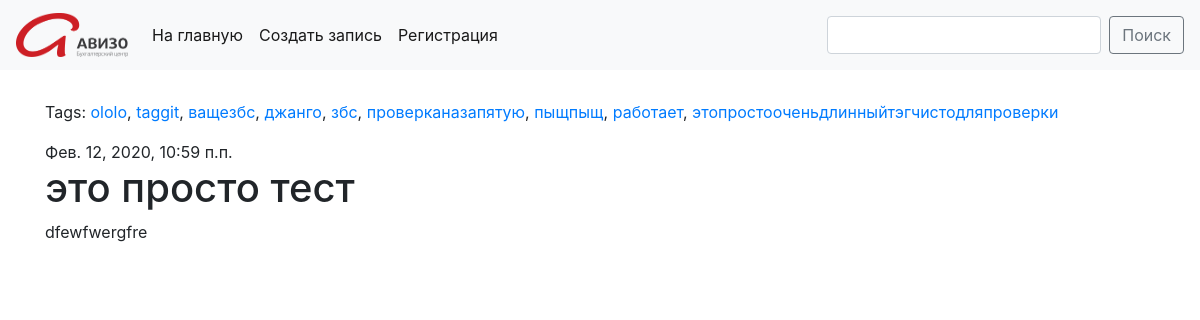
Screenshot of /post/53/ with the database file from the repository.
### blog/models.py (models this page shows, shortened)
class Post(models.Model):
    author = models.ForeignKey(settings.AUTH_USER_MODEL, on_delete=models.CASCADE)
    title = models.CharField(max_length=200)
    text = models.TextField()
    created_date = models.DateTimeField(default=timezone.now)
    published_date = models.DateTimeField(blank=True, null=True)
    tags = TaggableManager(through=RuTaggedItem)

### blog/views.py (the view)
# urls.py: path('post/<int:pk>/', views.PostDetailView.as_view(), name='post_detail'),
class PostDetailView(View):
    def get(self, request, pk):
        post = get_object_or_404(Post, pk=pk)
        return render(request, 'blog/post_detail.html', {'post': post})

### blog/templates/blog/post_detail.html
{% extends 'blog/base.html' %}
{% block content %}
    <div class="post">
        <p class="tags">Tags: {% for tag in post.tags.all %}<a href="{% url 'post_list_by_tag' tag.slug %}">{{ tag.name }}</a>{% if not forloop.last %}, {% endif %} {% endfor %}</p>
        {% if post.published_date %}
            <div class="date">
                {{ post.published_date }}
            </div>
        {% endif %}
        <h1>{{ post.title }}</h1>
        <p>{{ post.text|linebreaksbr }}</p>
    </div>
{% endblock %}

### rows the page displays
Tag: name "ololo"
Tag: name "taggit"
Tag: name "ващезбс"
Tag: name "джанго"
Tag: name "збс"
Tag: name "проверканазапятую"
Tag: name "пыщпыщ"
Tag: name "работает"
Tag: name "этопростооченьдлинныйтэгчистодляпроверки"
Post: published_date "Фев. 12, 2020, 10:59 п.п.", title "это просто тест", text "dfewfwergfre"
